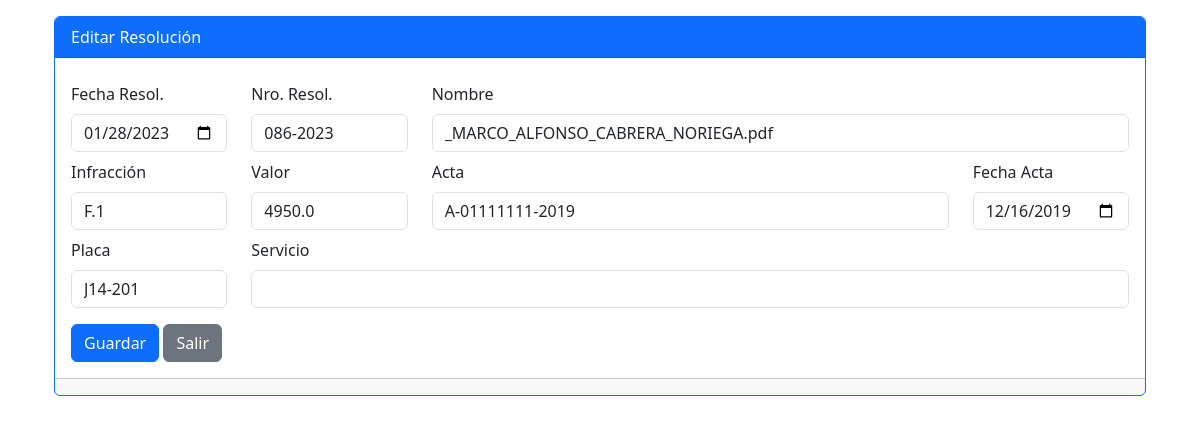
The app's page /resoluciones/editar/2 with its own data.
### app.py (models this page shows)
class Resolucion(db.Model):
	id = db.Column(db.Integer, primary_key=True)
	fresolucion = db.Column(db.String(30))
	nresolucion = db.Column(db.String(10))
	nombre = db.Column(db.String(60))
	infraccion = db.Column(db.String(5))
	valor = db.Column(db.Float)
	acta = db.Column(db.String(30))
	fechaActa = db.Column(db.String(30))
	placa = db.Column(db.String(10))
	servicio = db.Column(db.String(50))
	fecha_resolu = db.Column(db.Date)
	fecha_acta = db.Column(db.Date)

### app.py (the view, shortened to what this page needs)
@app.route('/resoluciones/editar/<int:id>', methods=['GET', 'POST'])
def resoluciones_editar(id):
	resol = Resolucion.query.filter_by(id=id).first()
	return render_template('resol-form.html', resol=resol)

### templates/resol-form.html (shortened to what this page needs)
<!DOCTYPE html>
{% extends 'base.html' %}
{% block main %}
	<div class="container">
		<div class="row my-3">
			<div class="col">
				<div class="card border-primary">
					<div class="card-header bg-primary text-white">
						Editar Resolución
					</div>
					<div class="card-body">
						<form method="POST">
							<div class="row mt-2">
								<div class="col-lg-2">
									<label for="fecha_resol" class="form-label">Fecha Resol.</label>
									<input type="date" class="form-control" id="fecha_resol" name="fecha_resol" value="{{ resol.fecha_resolu or '' }}">
								</div>
								<div class="col-lg-2">
									<label for="nresolucion" class="form-label">Nro. Resol.</label>
									<input type="text" class="form-control" id="nresolucion" name="nresolucion" value="{{ resol.nresolucion or ''}}">
								</div>
								<div class="col-lg-8">
									<label for="nombre" class="form-label">Nombre</label>
									<input type="text" class="form-control" id="nombre" name="nombre" value="{{ resol.nombre or ''}}">
								</div>
							</div>
							<div class="row mt-2">
								<div class="col-lg-2">
									<label for="infraccion" class="form-label">Infracción</label>
									<input type="text" class="form-control" id="infraccion" name="infraccion" value="{{ resol.infraccion or ''}}">
								</div>
								<div class="col-lg-2">
									<label for="valor" class="form-label">Valor</label>
									<input type="number" class="form-control" id="valor" name="valor" value="{{ resol.valor or 0.00}}">
								</div>
								<div class="col-lg-6">
									<label for="acta" class="form-label">Acta</label>
									<input type="text" class="form-control" id="acta" name="acta" value="{{ resol.acta or ''}}">
								</div>
								<div class="col-lg-2">
									<label for="fecha_acta" class="form-label">Fecha Acta</label>
									<input type="date" class="form-control" id="fecha_acta" name="fecha_acta" value="{{ resol.fecha_acta or ''}}">
								</div>
							</div>
							<div class="row mt-2">
								<div class="col-lg-2">
									<label for="placa" class="form-label">Placa</label>
									<input type="text" class="form-control" id="placa" name="placa" value="{{ resol.placa or ''}}">
								</div>
								<div class="col-lg-10">
									<label for="servicio" class="form-label">Servicio</label>
									<input type="text" class="form-control" id="servicio" name="servicio" value="{{ resol.servicio or ''}}">
								</div>
							</div>
							<div class="mt-3">
								<button type="submit" class="btn btn-primary">Guardar</button>
								<a class="btn btn-secondary" href="/resoluciones">Salir</a>
							</div>
						</form>
					</div>
					<div class="card-footer text-muted">
					</div>
				</div>
			</div>
		</div>
	</div>
{% endblock main %}

### records on screen
Resolucion: fecha_resol "01/28/2023", nresolucion "086-2023", nombre "_MARCO_ALFONSO_CABRERA_NORIEGA.pdf", infraccion "F.1", valor "4950.0", acta "A-01111111-2019", fecha_acta "12/16/2019", placa "J14-201"
